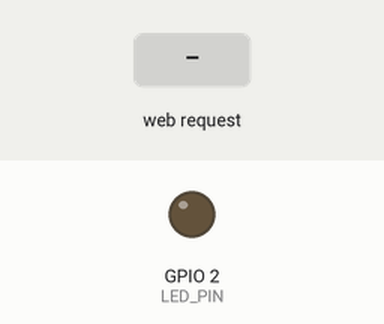
A program run on a simulated ESP32. Parts: output pins drawn as LEDs (lit = HIGH). Inputs (shaded band) come from the test bench. WiFi joins after 1.5 s; servers stay silent unless stated; what the program prints to the serial monitor is not drawn.

Above: at 2.7 s.
2.8 s: HTTP request GET /LED=ON received
At 3.1 s:
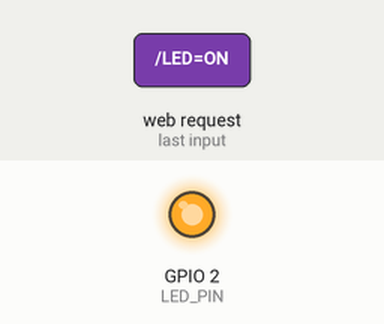
4.3 s: HTTP request GET /LED=OFF received
At 5.4 s:
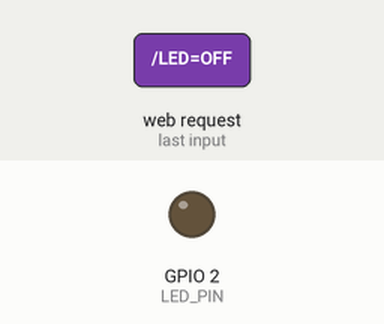
Timing chart, 0 to 7.3 s (numbered marks = the images above; inputs shaded):
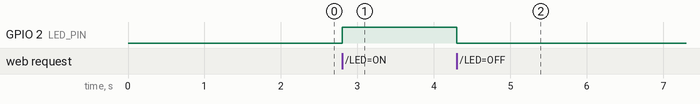

The program:

main.cpp
```cpp
/*
   ESP32 Webserver + Static IP + LED Control
*/

#include <WiFi.h>

// ----- WiFi Credentials -----
const char* ssid     = "Fs";
const char* password = "112233fs";

// ----- Static IP Configuration -----
IPAddress local_IP(10, 177, 113, 80);     // ESP32 Static IP
IPAddress gateway(10, 106, 15, 1);       // Gateway (router IP)
IPAddress subnet(255, 255, 255, 0);
IPAddress primaryDNS(8, 8, 8, 8);        // Optional
IPAddress secondaryDNS(8, 8, 4, 4);      // Optional

// ----- Web Server -----
WiFiServer server(80);

// Built-in LED (GPIO 2)
const int LED_PIN = 2;

void setup() {
  Serial.begin(115200);
  pinMode(LED_PIN, OUTPUT);
  digitalWrite(LED_PIN, LOW);

  // ----- Configure Static IP -----
  Serial.println("Setting Static IP...");
  if (!WiFi.config(local_IP, gateway, subnet, primaryDNS, secondaryDNS)) {
    Serial.println("STATIC IP FAILED!");
  } else {
    Serial.print("Static IP set: ");
    Serial.println(local_IP);
  }

  // ----- Connect to WiFi -----
  Serial.print("Connecting to WiFi: ");
  Serial.println(ssid);
  WiFi.begin(ssid, password);

  while (WiFi.status() != WL_CONNECTED) {
    delay(500);
    Serial.print(".");
  }

  Serial.println("\n WiFi Connected!");
  Serial.print("ESP32 IP: ");
  Serial.println(WiFi.localIP());

  // Start web server
  server.begin();
  Serial.println("Web server started!");
}

void loop() {

  WiFiClient client = server.available();
  if (!client) return;   // No client → exit

  Serial.println("\nNew Client Connected");

  String request = client.readStringUntil('\r');
  Serial.println(request);
  client.flush();

  // ----- LED Control -----
  if (request.indexOf("/LED=ON") != -1) {
    digitalWrite(LED_PIN, HIGH);
    Serial.println("LED → ON");
  }
  if (request.indexOf("/LED=OFF") != -1) {
    digitalWrite(LED_PIN, LOW);
    Serial.println("LED → OFF");
  }

  // ----- HTML Webpage -----
  String htmlPage =
    "<!DOCTYPE html><html><body>"
    "<h1>ESP32 LED Control</h1>"
    "<p><a href=\"/LED=ON\"><button style='font-size:20px;'>TURN ON</button></a></p>"
    "<p><a href=\"/LED=OFF\"><button style='font-size:20px;'>TURN OFF</button></a></p>"
    "</body></html>";

  // ----- Send HTTP Response -----
  client.println("HTTP/1.1 200 OK");
  client.println("Content-Type: text/html");
  client.println("Connection: close");
  client.println();
  client.println(htmlPage);

  delay(1);
  client.stop();
  Serial.println("Client Disconnected");
}
```

Measured:
- after the input at 2.8 s, GPIO 2 (LED_PIN): LOW → HIGH at once
- after the input at 4.3 s, GPIO 2 (LED_PIN): HIGH → LOW at once
